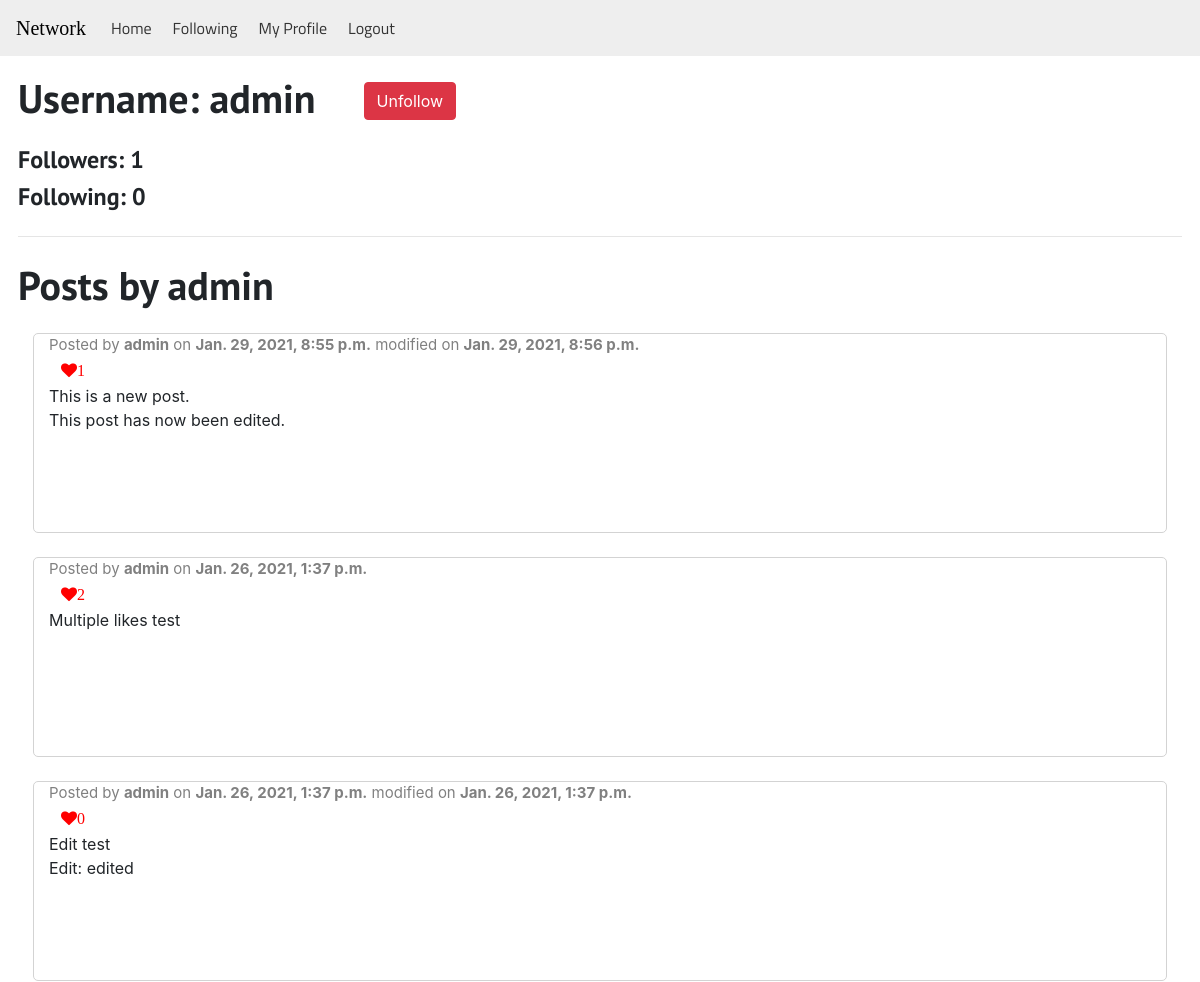
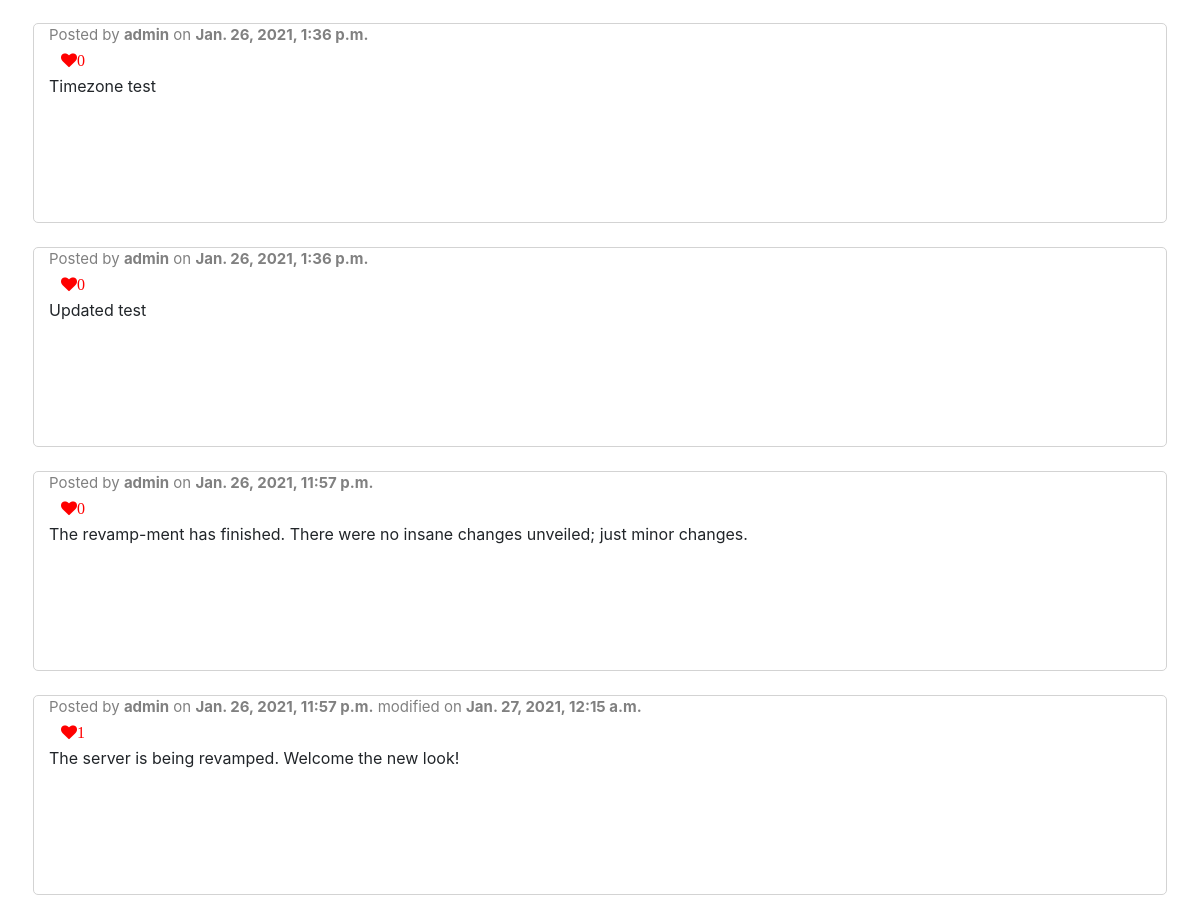
Page /users/admin/ (signed in) on the committed database (2 pictures, top to bottom).
### network/models.py (models this page shows)
class User(AbstractUser):
    pass

class Posts(models.Model):
    user = models.ForeignKey(User, on_delete=models.CASCADE)
    content = models.TextField()
    likes = models.IntegerField(default=0)
    timestamp = models.DateTimeField(auto_now_add=True, editable=False)
    modified = models.DateTimeField(default=None, null=True)
    class Meta:
        ordering = ['-id']
        verbose_name_plural = 'Posts'

### network/views.py (the view)
# urls.py: path('users/<str:username>/', views.profile, name='profile'),
def profile(request, username):
    if request.user.is_authenticated:
        follower = Following.objects.filter(follower=request.user, following=User.objects.get(username=username)).first()
        if follower is not None:
            isFollowing = True
        else:
            isFollowing = False
        user_ = User.objects.get(username=username)
        return render(request, 'network/profile.html', {
            'user_': user_,
            'following': isFollowing,
            'followingNum': Following.objects.filter(follower=user_).count(),
            'followerNum': Following.objects.filter(following=user_).count(),
            'posts': Posts.objects.filter(user=user_)
        })
    else:
        return redirect('index')

### network/templates/network/profile.html (shortened to what this page needs)
{% extends "network/layout.html" %}
{% block body %}
    <div>
        <h1 class="float-left">Username: {{ user_.username }}</h1>
        {% if user.username != user_.username %}
            {% if following == True %}
                <a href="{% url 'toggleFollowing' user_.username %}" class="btn btn-danger float-left ml-5 mt-2">Unfollow</a>
            {% else %}
                <a href="{% url 'toggleFollowing' user_.username %}" class="btn btn-primary float-left ml-5 mt-2">Follow</a>
            {% endif %}
        {% endif %}
    </div>
    <br>
    <div class="mt-5">
        <h4>Followers: {{ followerNum }}</h4>
        <h4>Following: {{ followingNum }}</h4>
    </div>
    <hr class="my-4">
    <h1>Posts by {{ user_.username }}</h1>
    {% for post in posts %}
        <div class="container-fluid mt-4">
            <div class="general-row">
                <div class="col">
                    {% if post.modified %}
                        <p class="username">Posted by <a class="username" href="{% url 'profile' post.user.username %}"><strong>{{ post.user.username }}</strong></a> on <strong>{{ post.timestamp }}</strong> modified on <strong>{{ post.modified }}</strong></p>
                    {% else %}
                        <p class="username">Posted by <a class="username" href="{% url 'profile' post.user.username %}"><strong>{{ post.user.username }}</strong></a> on <strong>{{ post.timestamp }}</strong></p>
                    {% endif %}
                    <div class="links ">
                        {% if user.is_authenticated %}
                        <button data-id="{{ post.id }}" class="btn btn-default like-button shadow-none fa fa-heart" style="color: red;">{{ post.likes }}</button>
                        {% endif %}
                    </div>
                    <div class="post-body" style="white-space: pre-wrap;">{{ post.content }}</div>
                </div>
            </div>
        </div>
    {% empty %}
        <h2 class="pl-3">This user hasn't posted anything yet.</h2>
    {% endfor %}
{% endblock body %}

### network/static/network/main.css (style rules this page uses)
h1, h2, h3, h4, h5 { font-family: 'PT Sans', sans-serif; font-weight: 600; }
.username { top: 0; left: 0; color: gray; font-size: 15px; margin-bottom: 0; }
.general-row { min-height: 200px; border: 1px solid lightgray; border-radius: 5px; }
.like-button { outline: none !important; border: none !important; }

### rows in the picture
User: username "admin"
Posts: user.username "admin", timestamp "Jan. 29, 2021, 8:55 p.m.", modified "Jan. 29, 2021, 8:56 p.m.", likes "1", content "This is a new post. This post has now been edited."
Posts: user.username "admin", timestamp "Jan. 26, 2021, 1:37 p.m.", likes "2", content "Multiple likes test"
Posts: user.username "admin", timestamp "Jan. 26, 2021, 1:37 p.m.", modified "Jan. 26, 2021, 1:37 p.m.", likes "0", content "Edit test Edit: edited"
Posts: user.username "admin", timestamp "Jan. 26, 2021, 1:36 p.m.", likes "0", content "Timezone test"
Posts: user.username "admin", timestamp "Jan. 26, 2021, 1:36 p.m.", likes "0", content "Updated test"
Posts: user.username "admin", timestamp "Jan. 26, 2021, 11:57 p.m.", likes "0", content "The revamp-ment has finished. There were no insane changes unveiled; just minor changes."
Posts: user.username "admin", timestamp "Jan. 26, 2021, 11:57 p.m.", modified "Jan. 27, 2021, 12:15 a.m.", likes "1", content "The server is being revamped. Welcome the new look!"

### other values in the picture
{{ followerNum }} "1"
{{ followingNum }} "0"
